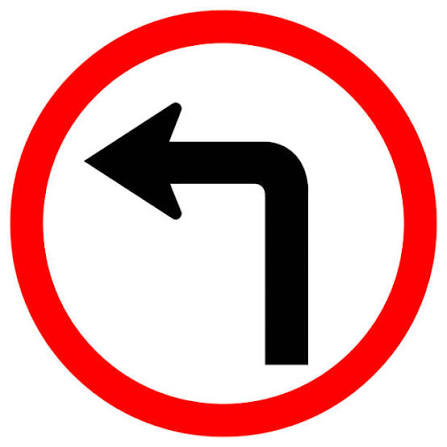
#> input picture MV_Prac3/database/left.jpg, 447 x 447 px, found by its file name
$ jupyter execute MV_Prac1.ipynb
#> lines starting #> are read from the running program, lines starting #| are printed output that depends on the picture
<a href="https://colab.research.google.com/github/Tenka04/Machine-Vision-Lab/blob/main/MV_Prac1.ipynb" target="_parent"></a>

[cell 1]
# ============================================
# Night CCTV Image Enhancement (Google Colab)
# ============================================

import cv2
import numpy as np
import matplotlib.pyplot as plt
from google.colab import files

# --------------------------------------------
# Upload Image
# --------------------------------------------
uploaded = files.upload()
#> the answer given: left.jpg

filename = list(uploaded.keys())[0]

# Read image
img = cv2.imread(filename)
#> img is the input picture: shape (447, 447, 3); mean B, G, R 179.5, 179.3, 230.2

# Convert BGR → RGB
rgb = cv2.cvtColor(img, cv2.COLOR_BGR2RGB)

# Convert to grayscale
gray = cv2.cvtColor(img, cv2.COLOR_BGR2GRAY)
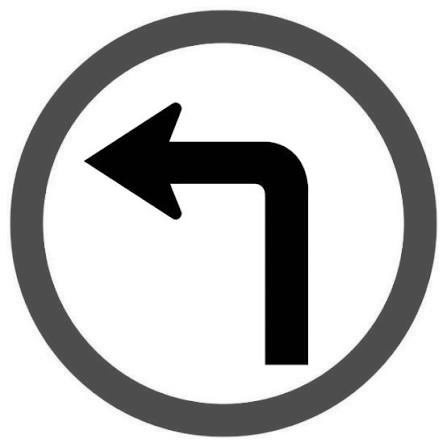
#> gray: shape (447, 447); min 0, max 255, mean 194.5

# Noise Removal
denoise = cv2.fastNlMeansDenoising(gray, None, 10, 7, 21)

# CLAHE
clahe = cv2.createCLAHE(clipLimit=3.0, tileGridSize=(8,8))
clahe = clahe.apply(denoise)

# Gamma Correction
gamma = 1.2
lookUpTable = np.empty((1,256), np.uint8)

for i in range(256):
    lookUpTable[0,i] = np.clip(pow(i/255.0, 1.0/gamma)*255.0,0,255)

gamma_img = cv2.LUT(clahe, lookUpTable)

# Unsharp Mask
gaussian = cv2.GaussianBlur(gamma_img,(0,0),3)
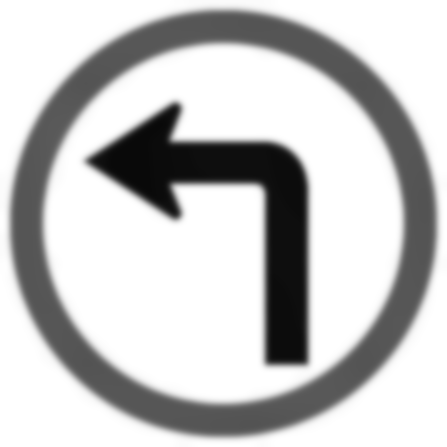
#> gaussian: shape (447, 447); min 9, max 255, mean 197.2
final = cv2.addWeighted(gamma_img,1.8,gaussian,-0.8,0)

# --------------------------------------------
# Save Output
# --------------------------------------------
cv2.imwrite("enhanced_cctv.jpg", final)

# --------------------------------------------
# Display Images
# --------------------------------------------
plt.figure(figsize=(18,6))

plt.subplot(1,3,1)
plt.imshow(rgb)
plt.title("Original")
plt.axis("off")

plt.subplot(1,3,2)
plt.imshow(clahe, cmap="gray")
plt.title("After CLAHE")
plt.axis("off")

plt.subplot(1,3,3)
plt.imshow(final, cmap="gray")
plt.title("Final Enhanced")
plt.axis("off")

plt.show()
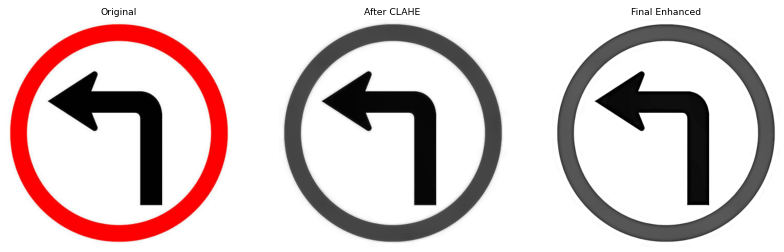
#> figure drawn by matplotlib, 3 panels

# --------------------------------------------
# Download Result
# --------------------------------------------
files.download("enhanced_cctv.jpg")

$ run again, on MV_Prac3/database/speed40.jpg
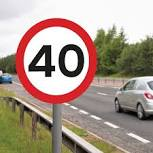
#> input picture MV_Prac3/database/speed40.jpg, 153 x 153 px, found by its file name
#> img is the input picture: shape (153, 153, 3); mean B, G, R 141.9, 154.3, 171
#> `gaussian = cv2.GaussianBlur(gamma_img,(0,0),3)`:
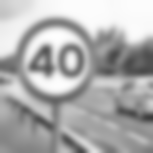
#> gaussian: shape (153, 153); min 59, max 254, mean 173.8
#> `final = cv2.addWeighted(gamma_img,1.8,gaussian,-0.8,0)`:
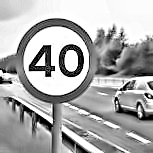
#> final: shape (153, 153); min 0, max 255, mean 171.8
